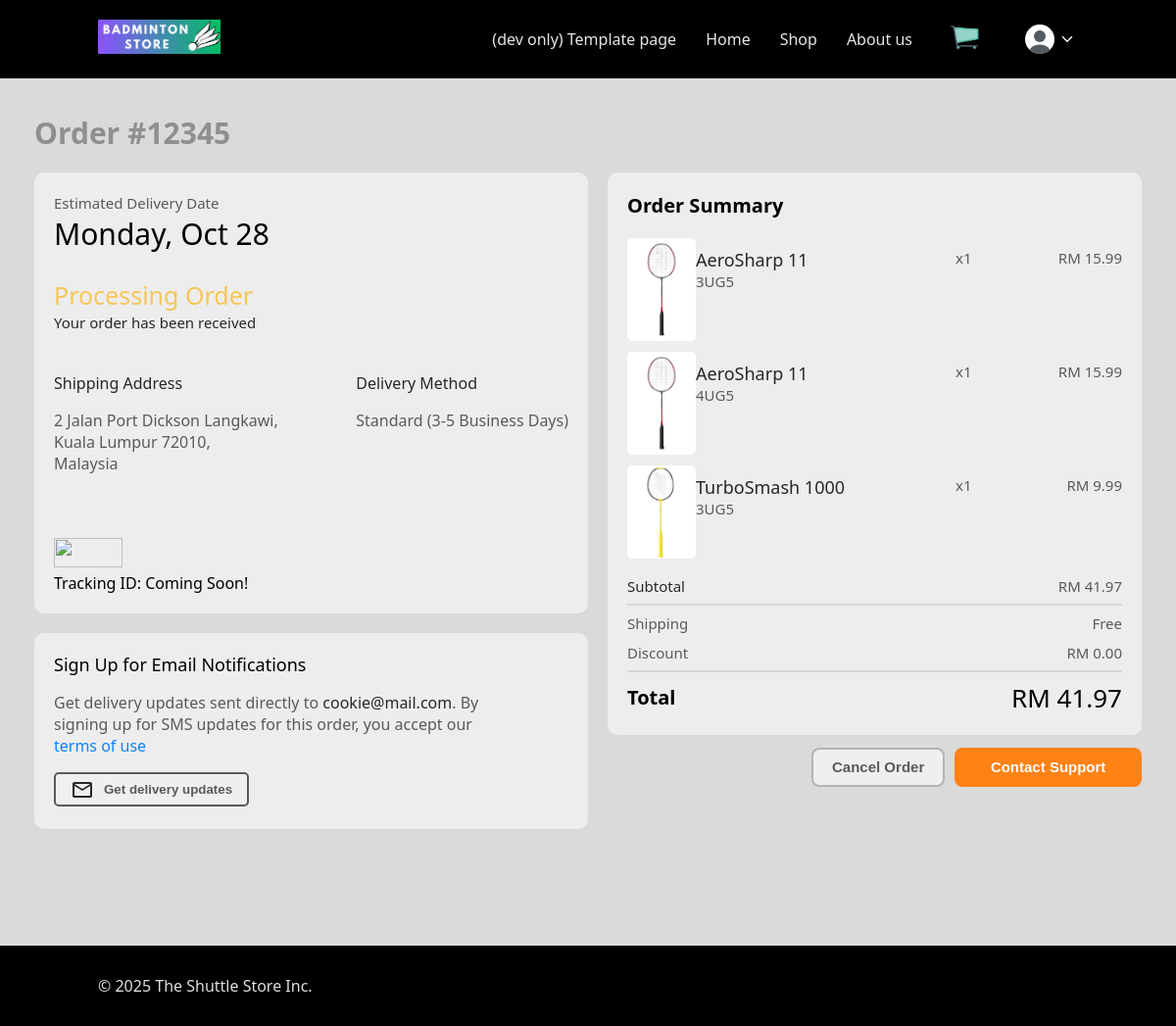
Screenshot of /pages/order/orderDetails.php?id=12345 (signed in) with the database file from the repository.
### tables this page shows
CREATE TABLE `orders` (
  `orderId` int(5) NOT NULL,
  `userId` int(11) NOT NULL,
  `orderDate` date NOT NULL,
  `status` varchar(10) NOT NULL,
  `orderAddress` varchar(150) NOT NULL,
  `deliveryMethod` varchar(20) NOT NULL,
  `deliveredDate` date DEFAULT NULL,
  `tracking` int(30) DEFAULT NULL,
  `discount` decimal(10,2) NOT NULL DEFAULT 0.00
);

CREATE TABLE `user` (
  `userID` int(11) NOT NULL,
  `username` varchar(255) NOT NULL,
  `password` varchar(255) NOT NULL,
  `address` text DEFAULT NULL,
  `birthdate` date DEFAULT NULL,
  `email` varchar(255) NOT NULL,
  `phoneNo` varchar(15) DEFAULT NULL,
  `gender` enum('F','M','R') NOT NULL DEFAULT 'R' COMMENT 'F: Female. \r\nM: Male.\r\nR: Rather not say',
  `profilePic` varchar(255) DEFAULT NULL,
  `bio` varchar(1000) DEFAULT NULL,
  `memberStatus` enum('Active','Inactive','Blocked') NOT NULL
);

CREATE TABLE `order_items` (
  `orderId` int(5) NOT NULL,
  `productId` varchar(5) NOT NULL,
  `quantity` int(10) DEFAULT NULL,
  `subtotal` decimal(10,2) DEFAULT NULL,
  `gripSize` varchar(4) NOT NULL
);

CREATE TABLE `product` (
  `productID` varchar(5) NOT NULL,
  `productName` varchar(100) NOT NULL,
  `price` float(6,2) NOT NULL,
  `seriesID` varchar(3) DEFAULT NULL,
  `productImg` varchar(1000) NOT NULL,
  `introduction` varchar(1000) NOT NULL,
  `playerInfo` varchar(1000) NOT NULL,
  `playerImage` varchar(500) NOT NULL
);

### pages/order/orderDetails.php (the view, shortened to what this page needs)
<?php
    require "../../_base.php";
    $orderId = $_GET["id"] ?? "";
    try{
        $order = $_db->prepare("SELECT o.*, o.orderDate + INTERVAL 3 DAY as estimatedDate, u.userID, u.email, sum(oi.subtotal) as subtotal, sum(oi.subtotal)-o.discount as totalPrice FROM
                                orders o JOIN order_items oi ON (o.orderId = oi.orderId)
                                JOIN user u ON (u.userID = o.userId)
                                GROUP BY o.orderId HAVING o.orderId = ?;");
        $order->execute([$orderId]);
        $order = $order -> fetch(PDO::FETCH_OBJ);
        $orderItems = $_db->prepare("SELECT oi.*, p.productName as name, p.productImg as img FROM order_items oi JOIN product p
                                    ON (oi.productId = p.productID) WHERE orderId=?");
        $orderItems->execute([$orderId]);
        $orderItems = $orderItems->fetchAll();
    }
    catch (PDOException | Exception $e){
        redirect("/pages/order/order.php");
    }
    $deliveredColor = "rgb(46, 190, 46)";
    $pendingColor = "rgba(249, 182, 26, 0.7)";
    preg_match("/(\d{5}),\s*([A-Za-z\s]+)/", $order->orderAddress, $matches);
    $street = trim(str_replace($matches[0], "", $order->orderAddress));
    $postcode = $matches[1];
    $state = trim($matches[2]);
    $deliverySpeed = $order->deliveryMethod == "Standard" ? "3-5" : "1-3";
    $trackingId = $order->tracking != NULL? $order->tracking : "Coming Soon!";
    if($order->deliveredDate!=NULL){
        $msg = "Delivered On";
        $msg2 = "Delivered";
        $msg3 = "Your package has been delivered";
        $Day = date("l", strtotime($order->deliveredDate));
        $Month = date("M", strtotime($order->deliveredDate));
        $Date = date("d", strtotime($order->deliveredDate));
        $color = $deliveredColor;
    }
    else {
        $msg = "Estimated Delivery Date";
        $msg2 = "Processing Order";
        $msg3 = "Your order has been received";
        $Day = date("l", strtotime($order->estimatedDate));
        $Month = date("M", strtotime($order->estimatedDate));
        $Date = date("d", strtotime($order->estimatedDate));
        $color = $pendingColor;
    }
    include "../../_head.php";
?>
<span title="order ID" style="display:inline-block; margin-bottom: 20px; font-size: 30px; font-weight: bold;color: rgba(90, 90, 90, 0.58);">
    Order #<?= $order->orderId ?>
</span>
<div class="giant-container">
<div class="container1">
    <div class="status-container">
        <div id="delivery-date">
            <span><?= $msg ?></span><br>
            <span><?= $Day . ", " . $Month . " " . $Date ?></span>
        </div>
        <div id="delivery-status">
            <span style="color:<?= $color ?>;"><?= $msg2 ?></span><br>
            <span><?= $msg3 ?></span>
        </div>
        <div id="address-container">
            <div id="address">
                <span>Shipping Address</span>
                <p>
                    <?= $street ?><br>
                    <?= $state . " " . $postcode . "," ?><br>
                    Malaysia
                </p>
            </div>
            <div id="method">
                <span>Delivery Method</span>
                <p>Standard (<?= $deliverySpeed ?> Business Days)</p>
            </div>
        </div>
        <div id="courier-type">
            <img id="courier-logo" src="https://img.sp.mms.shopee.com.my/my-11134141-7qukz-ljcfbwec82126d"><br>
            <span title="track order">
                Tracking ID:
                <a <?= $trackingId != "Coming Soon!" ? "href='https://spx.com.my/track?$trackingId' style='color: rgb(10,132,255);'" : "" ?>  target="_blank">
                    <?= $trackingId ?>
                </a>
            </span>
        </div>
    </div>
    <div class="email-container">
        <span>Sign Up for Email Notifications</span>
        <p>Get delivery updates sent directly to <span style="color: var(--seclessImportant);font-weight: 500;"><?= $order->email ?></span>. By signing up for SMS updates for this order, you accept our <a href="about:blank" target="_blank" style="color: rgb(10,132,255);">terms of use</a></p>
        <button class="email-button">
            <span>Get delivery updates</span>
        </button>
    </div>
    </div>
<div class="container2">
    <div class="summary-container">
        <span>Order Summary</span>
        <div class="order-items">
            <?php foreach($orderItems as $item): ?>
                <div class="item">
                <img src="<?= $item->img ?>">
                <span class="product-name" ><?= $item->name ?></span>
                <span class="product-quantity">x<?= $item->quantity ?></span>
                <span class="product-subtotal">RM <?= $item->subtotal ?></span>
                <span class="product-variation"><?= $item->gripSize ?></span>
                </div>
            <?php endforeach ?>
        </div>
        <div class="subtotal">
            <span>Subtotal</span>
            <span>RM <?= $order->subtotal ?></span>
        </div>
        <hr>
        <div class="shipping-fee">
            <span>Shipping</span>
            <span>Free</span>
        </div>
        <div class="discount">
            <span>Discount</span>
            <span>RM <?= $order->discount ?></span>
        </div>
        <hr>
        <div class="total">
            <span>Total</span>
            <span>RM <?= $order->totalPrice ?></span>
        </div>
    </div>
    <div class="buttons-container">
        <?php if($order->status == "Pending"): ?>
            <button data-cancel="">Cancel Order</button>
            <button data-support>Contact Support</button>
        <?php elseif($order->status == "In Transit"): ?>
            <button data-support>Contact Support</button>
        <?php elseif($order->status == "Delivered"): ?>
            <button data-support>Contact Support</button>
        <?php endif ?>
    </div>
</div>
</div>
<?php
    include "../../_foot.php";
?>

### css/app.css (style rules this page uses)
* { box-sizing: border-box; }
:root { --header-height: 80px; --body-left-right-padding: 100px; --brand-darkblue: hsl(206 100% 25%); --brand-lightblue: hsl(206, 100%, 89%); --primary-background: #eee; --semitransparent-gray: #0002; --color-success-background: rgb(195, 226, 195); --color-success-text: rgb(17, 74, 17); --color-success-border: rgb(0, 51, 0); --color-error-background: rgb(238, 205, 205); --color-error-text: rgb(171, 0, 0); --color-error-border: rgb(71, 0, 0); --color-warning-background: rgb(237, 238, 205); --color-warning-text: rgb(128, 64, 0); --color-warning-border: rgb(97, 48, 0); --green: rgb(27, 140, 27); }
body { margin: 0; min-height: 100vh; display: flex; flex-direction: column; font-family: system-ui; background-color: var(--primary-background); }
a { text-decoration: none; color: inherit; }

### pages/order/orderDetails.css (style rules this page uses)
:root { --divColor : rgba(243, 243, 243, 0.753); --lessImportant : rgb(90, 90, 90); --seclessImportant : rgb(39, 39, 39); --barColor : rgb(85, 221, 255); --hoverColor : rgba(243, 243, 243, 0.699); --statusDone : rgb(45, 153, 45); --statusNotDone : rgba(221, 214, 214, 0.514); --pending : rgba(255,177,0,1); }
.giant-container { display: flex; }
.container1 { width: 50%; min-width: 435px; max-width: 780px; height: 670px; flex-grow: 0; display: grid; grid-template-columns: 1fr; grid-template-rows: 1fr 0.4fr; grid-template-areas: "status" "email"; row-gap: 20px; }
.container2 { width: 50%; min-width: 380px; max-width: 600px; height: auto; display: grid; grid-template-columns: 1fr; grid-template-rows: 0.6fr 0.30fr; grid-template-areas: "summary" "buttons"; row-gap: 8px; padding-left: 20px; }
.status-container { display: flex; flex-direction: column; padding: 20px 20px; border-radius: 10px; height: 450px; grid-area: status; background-color: var(--divColor); }
.order-items { margin-top: 20px; margin-bottom: 30px; display: flex; flex-direction: column; min-height: 160px; height: auto; gap: 25px; }
.shipping-fee { margin-bottom: 10px; }

### rows the page displays
orders: orderId "12345", status "Estimated Delivery Date", status "Processing Order", status "Your order has been received", orderAddress "2 Jalan Port Dickson Langkawi,", deliveryMethod "3-5", tracking "Coming Soon!", userId.email "cookie@mail.com", discount "0.00"
order_items: product.productImg (picture), product.productName "AeroSharp 11", quantity "1", subtotal "15.99", gripSize "3UG5"
order_items: product.productImg (picture), product.productName "AeroSharp 11", quantity "1", subtotal "15.99", gripSize "4UG5"
order_items: product.productImg (picture), product.productName "TurboSmash 1000", quantity "1", subtotal "9.99", gripSize "3UG5"

### other values shown
$Day "Monday"
$Month "Oct"
$Date "28"
$state "Kuala Lumpur"
$postcode "72010"
$order->subtotal "41.97"
$order->totalPrice "41.97"
